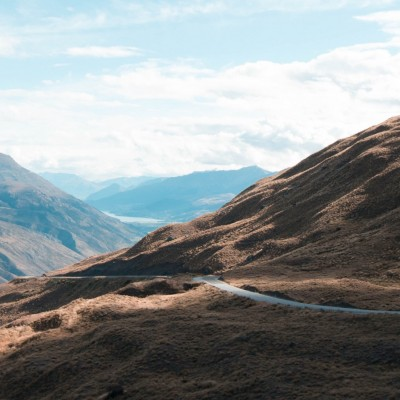
%> input picture gaussian/mountain.jpg, 400 x 400 px
$ octave gaussianblur.m   (GNU Octave 9; MATLAB toolbox functions it lacks are replaced by stand-ins)
%> lines starting %> are read from the running program, lines starting %| are printed output that depends on the picture
%Clear and initialize
clc;
clear all;
close all;


%Parameters Section = Tunable
kernalSize = 9;
sigma = 2;
paddingConst = (kernalSize / 2 ) - 0.5;

%Load an Image and convert it into black and white
originalImage = imread("./mountain.jpg");
%> originalImage is the input picture: size 400x400x3 uint8; mean R, G, B 143.2, 148.9, 149.8
originalImageResized = imresize(originalImage,[350 350]);
originalImageinBlackAndWhite = rgb2gray(originalImageResized);
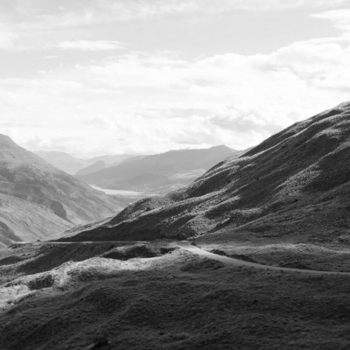
%> originalImageinBlackAndWhite: size 350x350 uint8; min 3, max 255, mean 147.3

%create a image kernal with gaussian distribution with declared kernal size
##local variables
weight = 0;
kernal = zeros(kernalSize,kernalSize);

##create matrix filled with gaussian values and equate the total weightage of the kernal
for loop_i = 1:kernalSize
    for loop_j = 1:kernalSize
        distanceSquare = (loop_i - paddingConst + 1)^2 + (loop_j - paddingConst + 1)^2;
        kernal(loop_i,loop_j) = (exp(-1 * distanceSquare / (2 * sigma * sigma))) / (2 * sigma * sigma * pi);
        weight = weight + kernal(loop_i,loop_j);
        endfor
endfor

##normalize the kernal with its total weight
kernal = kernal/weight;

display(kernalSize);
display(sigma);
display(kernal);

%create the padding to ensure that there are pixels for the enitre kernal movement

[rowsize,coloumnsize] = size(originalImageinBlackAndWhite);
%> rowsize = 350; coloumnsize = 350
filteredImage = zeros(rowsize,coloumnsize);
originalImageinBlackAndWhitePadding = padarray(originalImageinBlackAndWhite,[paddingConst paddingConst]);
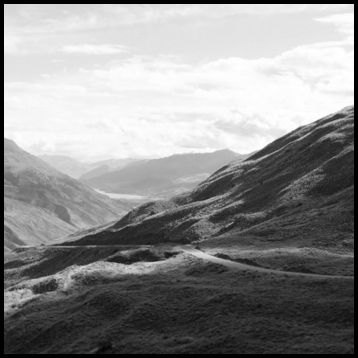
%> originalImageinBlackAndWhitePadding: size 358x358 uint8; min 0, max 255, mean 140.8

%convolute - multiply the kernal and update output adding all values
for loop_i = 1:rowsize
    for loop_j = 1:coloumnsize
          looptemp = originalImageinBlackAndWhitePadding(loop_i:loop_i+kernalSize-1 , loop_j:loop_j+kernalSize-1);
          looptemp = double(looptemp);
          loopConvolution = looptemp.*kernal;
          filteredImage(loop_i,loop_j) = sum(loopConvolution(:));
          endfor
endfor
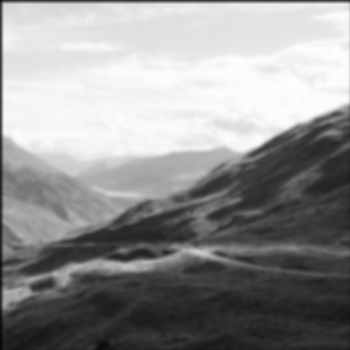
%> filteredImage: size 350x350 double; min 8.17, max 253.7, mean 146.4

%normalize the results to fit in a 8-bit image
filteredImage = uint8(filteredImage);
%> filteredImage: size 350x350 uint8

%Display the results
figure('Name','Gaussian Blur Example','NumberTitle','off');
set(gcf,'Position',[150, 800, 600, 400]);
subplot(121),imshow(originalImageinBlackAndWhite),title("Monochrome of the Original Image");
subplot(122),imshow(filteredImage),title("Filtered Image");
